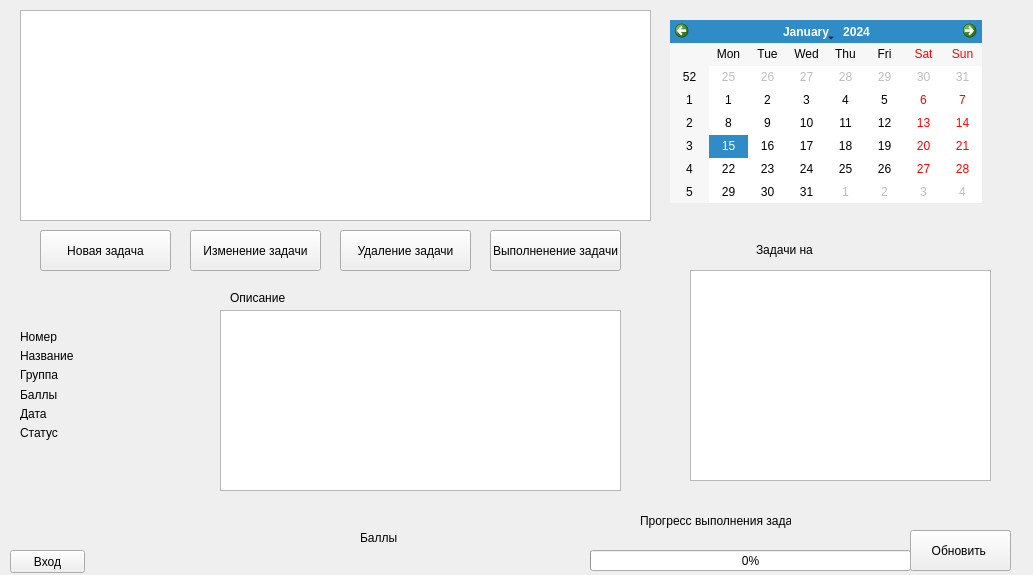
<?xml version="1.0" encoding="UTF-8"?>
<ui version="4.0">
 <class>MainWindow</class>
 <widget class="QMainWindow" name="MainWindow">
  <property name="enabled">
   <bool>true</bool>
  </property>
  <property name="geometry">
   <rect>
    <x>0</x>
    <y>0</y>
    <width>1033</width>
    <height>575</height>
   </rect>
  </property>
  <property name="mouseTracking">
   <bool>false</bool>
  </property>
  <property name="tabletTracking">
   <bool>false</bool>
  </property>
  <property name="windowTitle">
   <string>Задачи</string>
  </property>
  <property name="animated">
   <bool>false</bool>
  </property>
  <widget class="QWidget" name="centralwidget">
   <widget class="QLabel" name="user_data">
    <property name="geometry">
     <rect>
      <x>120</x>
      <y>530</y>
      <width>201</width>
      <height>16</height>
     </rect>
    </property>
    <property name="text">
     <string/>
    </property>
   </widget>
   <widget class="QPushButton" name="registration_window">
    <property name="enabled">
     <bool>true</bool>
    </property>
    <property name="geometry">
     <rect>
      <x>10</x>
      <y>550</y>
      <width>75</width>
      <height>23</height>
     </rect>
    </property>
    <property name="mouseTracking">
     <bool>true</bool>
    </property>
    <property name="text">
     <string>Вход</string>
    </property>
   </widget>
   <widget class="QLabel" name="label_8">
    <property name="geometry">
     <rect>
      <x>360</x>
      <y>530</y>
      <width>71</width>
      <height>16</height>
     </rect>
    </property>
    <property name="text">
     <string>Баллы</string>
    </property>
   </widget>
   <widget class="QProgressBar" name="progressBar_raise">
    <property name="geometry">
     <rect>
      <x>590</x>
      <y>550</y>
      <width>321</width>
      <height>21</height>
     </rect>
    </property>
    <property name="value">
     <number>0</number>
    </property>
   </widget>
   <widget class="QLabel" name="label_10">
    <property name="geometry">
     <rect>
      <x>640</x>
      <y>510</y>
      <width>151</width>
      <height>21</height>
     </rect>
    </property>
    <property name="text">
     <string>Прогресс выполнения задач</string>
    </property>
   </widget>
   <widget class="QPushButton" name="new_task_window">
    <property name="geometry">
     <rect>
      <x>40</x>
      <y>230</y>
      <width>131</width>
      <height>41</height>
     </rect>
    </property>
    <property name="text">
     <string>Новая задача</string>
    </property>
   </widget>
   <widget class="QCalendarWidget" name="main_calendar">
    <property name="geometry">
     <rect>
      <x>670</x>
      <y>20</y>
      <width>312</width>
      <height>183</height>
     </rect>
    </property>
   </widget>
   <widget class="QLabel" name="ball">
    <property name="geometry">
     <rect>
      <x>360</x>
      <y>550</y>
      <width>51</width>
      <height>20</height>
     </rect>
    </property>
    <property name="text">
     <string/>
    </property>
   </widget>
   <widget class="QPushButton" name="restart">
    <property name="geometry">
     <rect>
      <x>910</x>
      <y>530</y>
      <width>101</width>
      <height>41</height>
     </rect>
    </property>
    <property name="text">
     <string>Обновить </string>
    </property>
   </widget>
   <widget class="QLabel" name="position">
    <property name="geometry">
     <rect>
      <x>170</x>
      <y>550</y>
      <width>101</width>
      <height>16</height>
     </rect>
    </property>
    <property name="text">
     <string/>
    </property>
   </widget>
   <widget class="QLabel" name="user_login">
    <property name="geometry">
     <rect>
      <x>20</x>
      <y>520</y>
      <width>81</width>
      <height>16</height>
     </rect>
    </property>
    <property name="text">
     <string/>
    </property>
   </widget>
   <widget class="QListWidget" name="tasks_list">
    <property name="geometry">
     <rect>
      <x>20</x>
      <y>10</y>
      <width>631</width>
      <height>211</height>
     </rect>
    </property>
   </widget>
   <widget class="QPushButton" name="upgrade_task_window_2">
    <property name="geometry">
     <rect>
      <x>190</x>
      <y>230</y>
      <width>131</width>
      <height>41</height>
     </rect>
    </property>
    <property name="text">
     <string>Изменение задачи</string>
    </property>
   </widget>
   <widget class="QPushButton" name="delete_task_window">
    <property name="geometry">
     <rect>
      <x>340</x>
      <y>230</y>
      <width>131</width>
      <height>41</height>
     </rect>
    </property>
    <property name="text">
     <string>Удаление задачи</string>
    </property>
   </widget>
   <widget class="QPushButton" name="accept_task_window">
    <property name="geometry">
     <rect>
      <x>490</x>
      <y>230</y>
      <width>131</width>
      <height>41</height>
     </rect>
    </property>
    <property name="text">
     <string>Выполненение задачи</string>
    </property>
   </widget>
   <widget class="QLabel" name="error_task">
    <property name="geometry">
     <rect>
      <x>40</x>
      <y>270</y>
      <width>581</width>
      <height>20</height>
     </rect>
    </property>
    <property name="text">
     <string/>
    </property>
   </widget>
   <widget class="QTextBrowser" name="description_task">
    <property name="geometry">
     <rect>
      <x>220</x>
      <y>310</y>
      <width>401</width>
      <height>181</height>
     </rect>
    </property>
   </widget>
   <widget class="QLabel" name="label_2">
    <property name="geometry">
     <rect>
      <x>230</x>
      <y>290</y>
      <width>61</width>
      <height>16</height>
     </rect>
    </property>
    <property name="text">
     <string>Описание</string>
    </property>
   </widget>
   <widget class="QLabel" name="label_9">
    <property name="geometry">
     <rect>
      <x>756</x>
      <y>240</y>
      <width>71</width>
      <height>20</height>
     </rect>
    </property>
    <property name="text">
     <string>Задачи на </string>
    </property>
   </widget>
   <widget class="QListWidget" name="tasks_list_day">
    <property name="geometry">
     <rect>
      <x>690</x>
      <y>270</y>
      <width>301</width>
      <height>211</height>
     </rect>
    </property>
   </widget>
   <widget class="QLabel" name="day_task">
    <property name="geometry">
     <rect>
      <x>816</x>
      <y>240</y>
      <width>71</width>
      <height>21</height>
     </rect>
    </property>
    <property name="text">
     <string/>
    </property>
   </widget>
   <widget class="QWidget" name="">
    <property name="geometry">
     <rect>
      <x>20</x>
      <y>330</y>
      <width>191</width>
      <height>110</height>
     </rect>
    </property>
    <layout class="QFormLayout" name="formLayout">
     <item row="0" column="0">
      <widget class="QLabel" name="label">
       <property name="text">
        <string>Номер</string>
       </property>
      </widget>
     </item>
     <item row="0" column="1">
      <widget class="QLabel" name="number_task">
       <property name="text">
        <string/>
       </property>
      </widget>
     </item>
     <item row="1" column="0">
      <widget class="QLabel" name="label_5">
       <property name="text">
        <string>Название</string>
       </property>
      </widget>
     </item>
     <item row="1" column="1">
      <widget class="QLabel" name="name_task">
       <property name="text">
        <string/>
       </property>
      </widget>
     </item>
     <item row="2" column="0">
      <widget class="QLabel" name="label_6">
       <property name="text">
        <string>Группа</string>
       </property>
      </widget>
     </item>
     <item row="2" column="1">
      <widget class="QLabel" name="group_task">
       <property name="text">
        <string/>
       </property>
      </widget>
     </item>
     <item row="3" column="0">
      <widget class="QLabel" name="label_4">
       <property name="text">
        <string>Баллы</string>
       </property>
      </widget>
     </item>
     <item row="3" column="1">
      <widget class="QLabel" name="ball_2">
       <property name="text">
        <string/>
       </property>
      </widget>
     </item>
     <item row="4" column="0">
      <widget class="QLabel" name="label_3">
       <property name="text">
        <string>Дата</string>
       </property>
      </widget>
     </item>
     <item row="4" column="1">
      <widget class="QLabel" name="date_task">
       <property name="text">
        <string/>
       </property>
      </widget>
     </item>
     <item row="5" column="0">
      <widget class="QLabel" name="label_7">
       <property name="text">
        <string>Статус</string>
       </property>
      </widget>
     </item>
     <item row="5" column="1">
      <widget class="QLabel" name="status_task">
       <property name="text">
        <string/>
       </property>
      </widget>
     </item>
    </layout>
   </widget>
  </widget>
 </widget>
 <resources/>
 <connections/>
</ui>
